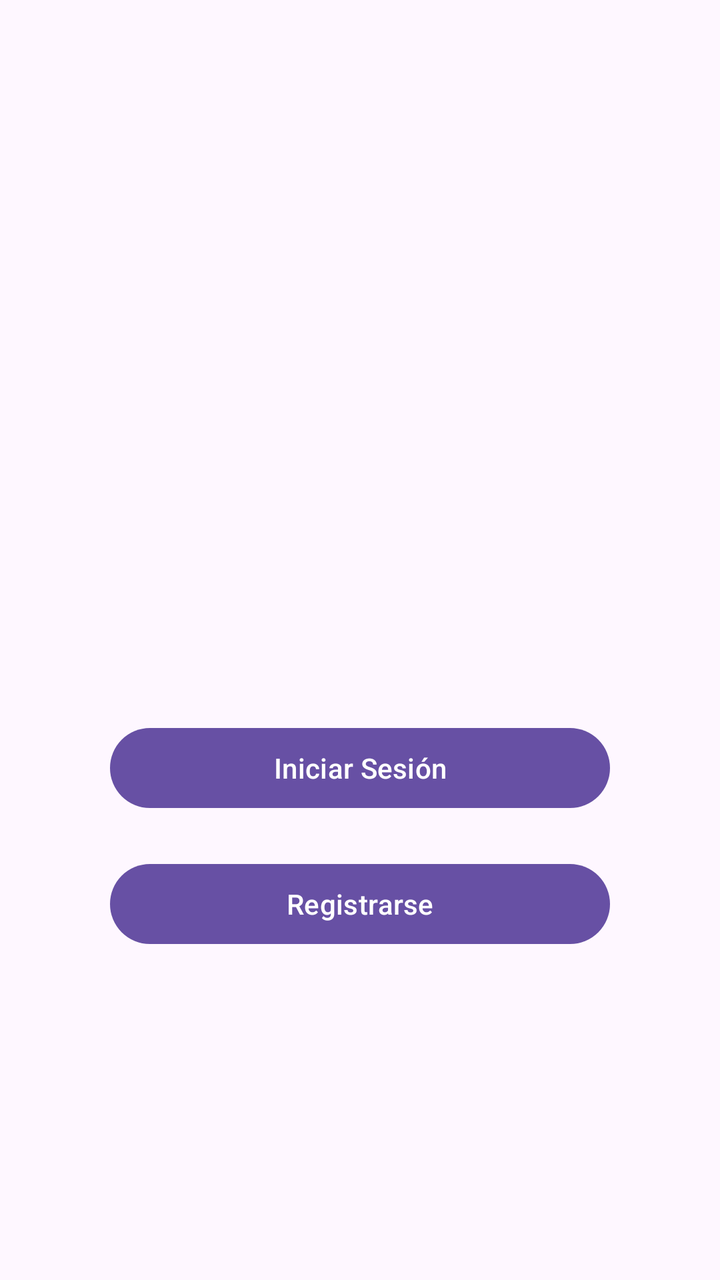
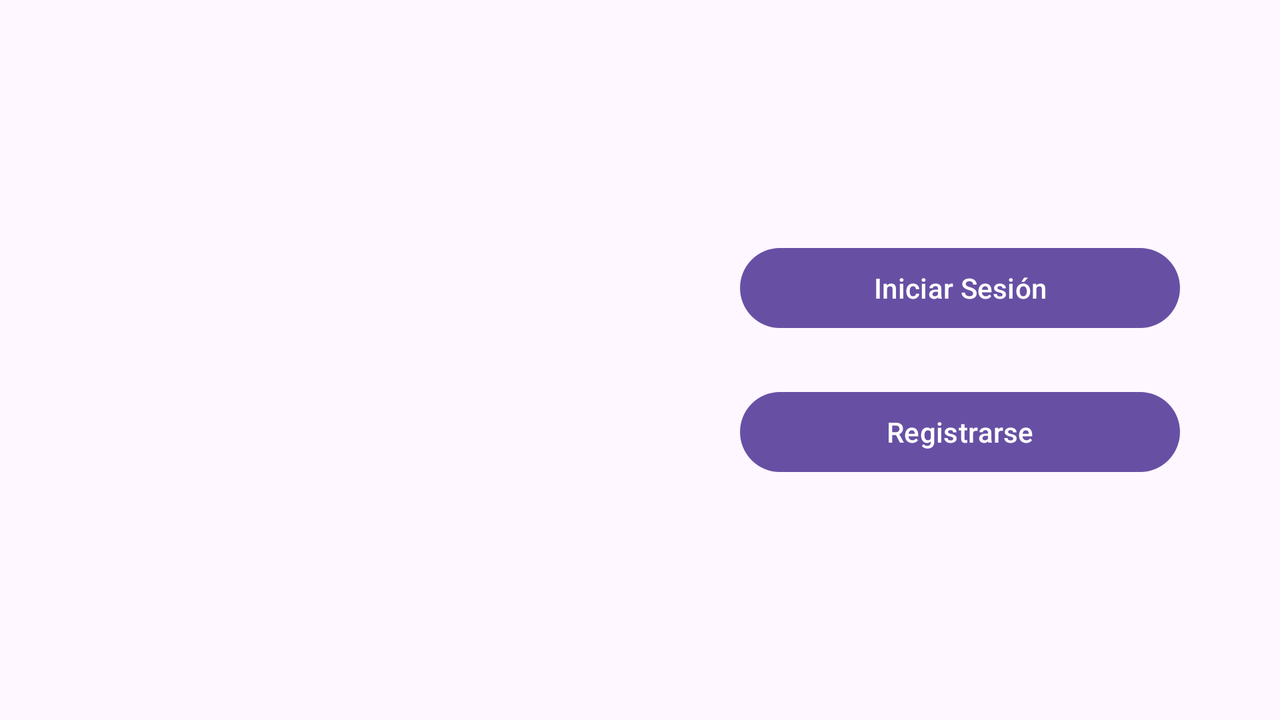

Two renders of one Android screen. The first uses the default layout on a phone; the second uses the alternative layout the repository ships for a different screen configuration, on a matching device. The two XML files are below.
<!-- AndroidManifest.xml: application theme Theme.AplicacionPlantaRemake -->
<!-- res/layout/activity_main.xml -->
<?xml version="1.0" encoding="utf-8"?>
<androidx.constraintlayout.widget.ConstraintLayout
    xmlns:android="http://schemas.android.com/apk/res/android"
    xmlns:app="http://schemas.android.com/apk/res-auto"
    xmlns:tools="http://schemas.android.com/tools"
    android:id="@+id/main"
    android:layout_width="match_parent"
    android:layout_height="match_parent"
    tools:context=".MainActivity">

    <ImageView
        android:id="@+id/foto"
        android:layout_width="200dp"
        android:layout_height="200dp"
        android:layout_marginTop="100dp"
        android:src="@mipmap/ic_launcher"
        android:contentDescription="Logo de la aplicación"
        app:layout_constraintEnd_toEndOf="parent"
        app:layout_constraintStart_toStartOf="parent"
        app:layout_constraintTop_toTopOf="parent" />

    <Button
        android:id="@+id/btn_login"
        android:layout_width="250dp"
        android:layout_height="wrap_content"
        android:layout_marginTop="60dp"
        android:text="Iniciar Sesión"
        app:layout_constraintEnd_toEndOf="parent"
        app:layout_constraintStart_toStartOf="parent"
        app:layout_constraintTop_toBottomOf="@+id/foto" />

    <Button
        android:id="@+id/btn_registro"
        android:layout_width="250dp"
        android:layout_height="wrap_content"
        android:layout_marginTop="20dp"
        android:text="Registrarse"
        app:layout_constraintEnd_toEndOf="parent"
        app:layout_constraintStart_toStartOf="parent"
        app:layout_constraintTop_toBottomOf="@+id/btn_login" />

</androidx.constraintlayout.widget.ConstraintLayout>
<!-- resources referenced by this layout -->
<resources>
  <!-- from res/values-v23/ -->
  <style name="Theme.AplicacionPlantaRemake" parent="Base.Theme.AplicacionPlantaRemake">
          
          <item name="android:navigationBarColor">@android:color/transparent</item>
          <item name="android:statusBarColor">@android:color/transparent</item>
          <item name="android:windowLightStatusBar">?attr/isLightTheme</item>
      </style>
  <style name="Base.Theme.AplicacionPlantaRemake" parent="Theme.Material3.DayNight.NoActionBar">
          
          
      </style>
</resources>
<!-- res/layout-land/activity_main.xml (the repository's variant of the layout above) -->
<!-- drawn on the phone turned sideways -->
<?xml version="1.0" encoding="utf-8"?>

<androidx.constraintlayout.widget.ConstraintLayout
    xmlns:android="http://schemas.android.com/apk/res/android"
    xmlns:app="http://schemas.android.com/apk/res-auto"
    xmlns:tools="http://schemas.android.com/tools"
    android:id="@+id/main"
    android:layout_width="match_parent"
    android:layout_height="match_parent"
    tools:context=".MainActivity">

    <androidx.constraintlayout.widget.Guideline
        android:id="@+id/guideline_vertical"
        android:layout_width="wrap_content"
        android:layout_height="wrap_content"
        android:orientation="vertical"
        app:layout_constraintGuide_percent="0.5" />

    <ImageView
        android:id="@+id/foto"
        android:layout_width="160dp"
        android:layout_height="160dp"
        android:src="@mipmap/ic_launcher"
        android:contentDescription="Logo de la aplicación"
        app:layout_constraintBottom_toBottomOf="parent"
        app:layout_constraintEnd_toStartOf="@+id/guideline_vertical"
        app:layout_constraintStart_toStartOf="parent"
        app:layout_constraintTop_toTopOf="parent" />

    <Button
        android:id="@+id/btn_login"
        android:layout_width="220dp"
        android:layout_height="wrap_content"
        android:text="Iniciar Sesión"
        app:layout_constraintBottom_toTopOf="@+id/btn_registro"
        app:layout_constraintEnd_toEndOf="parent"
        app:layout_constraintStart_toEndOf="@+id/guideline_vertical"
        app:layout_constraintTop_toTopOf="parent"
        app:layout_constraintVertical_chainStyle="packed" />

    <Button
        android:id="@+id/btn_registro"
        android:layout_width="220dp"
        android:layout_height="wrap_content"
        android:layout_marginTop="24dp"
        android:text="Registrarse"
        app:layout_constraintBottom_toBottomOf="parent"
        app:layout_constraintEnd_toEndOf="parent"
        app:layout_constraintStart_toEndOf="@+id/guideline_vertical"
        app:layout_constraintTop_toBottomOf="@+id/btn_login" />

</androidx.constraintlayout.widget.ConstraintLayout>
